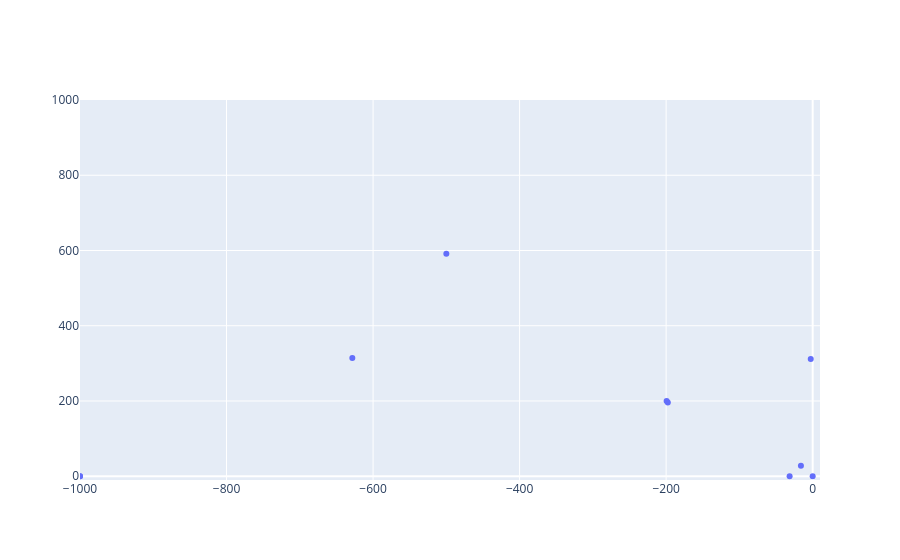

Source (notebook cell):
### Code cell
fig = go.Figure()

fig.add_trace(go.Scatter(x=T_eig["Re"], y=T_eig["Im"], mode="markers"))

fig.update_xaxes(range=[-1000, 10])
fig.update_yaxes(range=[-10, 1000])
fig.show()

### Figure 1 — Plotly figure (JSON) as saved in the notebook; plotly's stock layout.template omitted (floating-point values rounded to 4 significant figures)
{"data": [{"mode": "markers", "type": "scatter", "x": [0.0, -2.648, -2.648, -16.04, -16.04, -31.15, -31.15, -31.17, -31.17, -31.48, -156.3, -156.3, -156.3, -156.3, -197.7, -197.7, -199.3, -199.3, -500.0, -500.0, -628.3, -628.3, -1000.0, -1000.0, -29620.0, -29620.0, -29930.0, -29930.0], "y": [0.0, 311.9, -311.9, 28.15, -28.15, 143800.0, -143800.0, 143100.0, -143100.0, 0.0, 1992000.0, -1992000.0, 1992000.0, -1992000.0, 196.3, -196.3, 200.0, -200.0, 591.6, -591.6, 314.2, -314.2, 0.0, 0.0, 30390.0, -30390.0, 30710.0, -30710.0]}], "layout": {"xaxis": {"range": [-1000, 10]}, "yaxis": {"range": [-10, 1000]}}}
